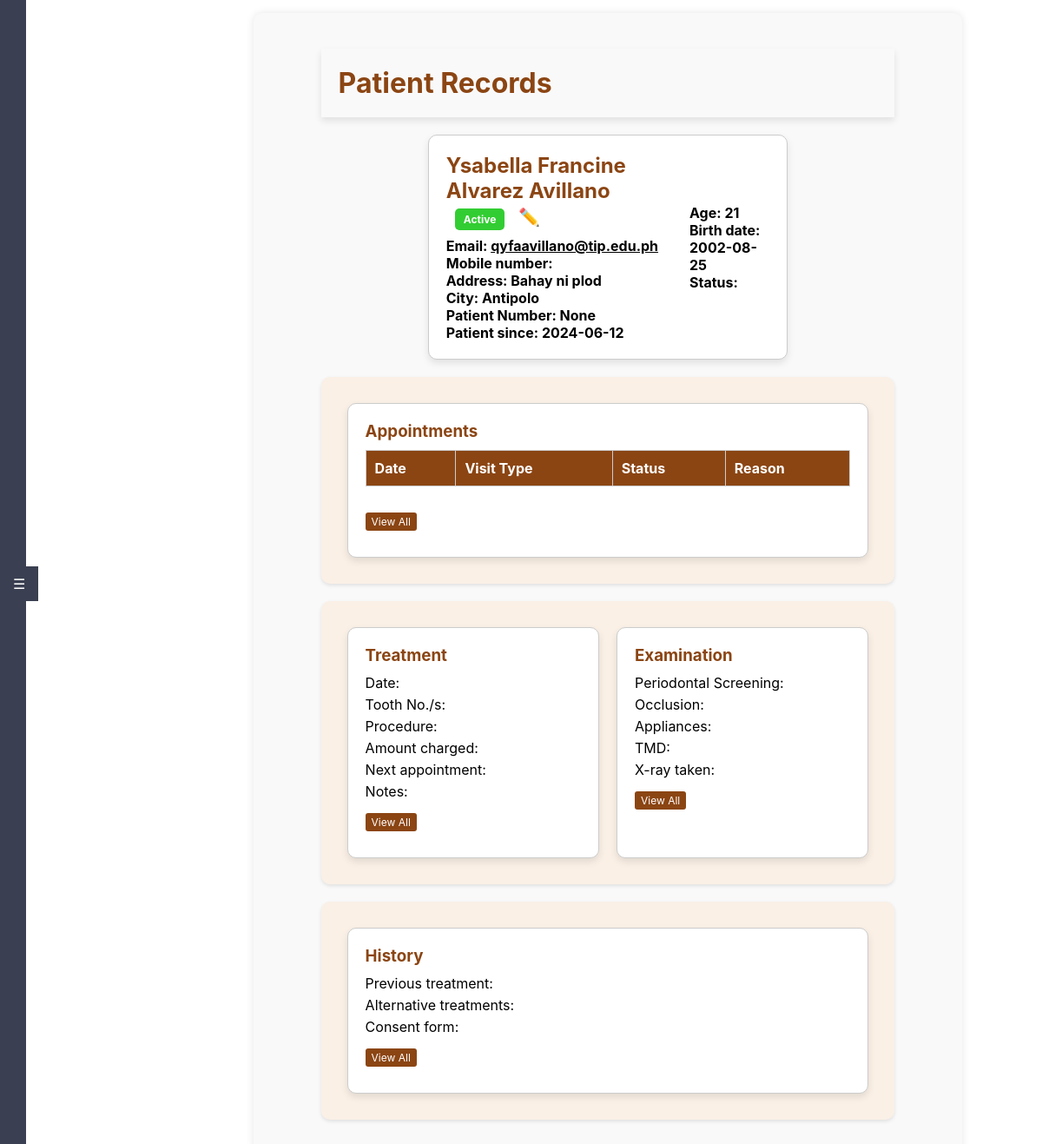
The page /overview/2 on the database its author committed.
### tables this page shows
CREATE TABLE "patients" (
	"patient_id"	INTEGER,
	"econtact_id"	INTEGER,
	"estatus_id"	INTEGER,
	"patient_number"	TEXT,
	"first_name"	TEXT NOT NULL,
	"middle_name"	TEXT,
	"last_name"	TEXT NOT NULL,
	"dob"	NUMERIC NOT NULL,
	"mobile_number"	INTEGER,
	"email"	TEXT,
	"address"	TEXT,
	"city"	TEXT,
	"next_appointment"	DATE,
	"last_appointment"	DATE,
	"register_date"	DATE,
	"medical_conditions"	TEXT,
	"current_medication"	TEXT,
	"sex"	TEXT,
	"marital_status"	TEXT,
	"occupation"	TEXT,
	"is_active"	BOOLEAN DEFAULT 1,
	FOREIGN KEY("econtact_id") REFERENCES "emergency_contacts"("econtact_id"),
	FOREIGN KEY("estatus_id") REFERENCES "employmentStatus"("estatus_id"),
	PRIMARY KEY("patient_id" AUTOINCREMENT)
);

### app.py (the view)
@app.route('/overview/<int:patient_id>')
def overview(patient_id):
    conn = get_db_connection()
    patient = conn.execute('SELECT * FROM patients WHERE patient_id = ?', (patient_id,)).fetchone()
    if patient is None:
        flash('Patient not found!', 'danger')
        return redirect(url_for('dashboard'))
    birth_date = datetime.strptime(patient['dob'], '%Y-%m-%d')
    today = datetime.today()
    age = today.year - birth_date.year - ((today.month, today.day) < (birth_date.month, birth_date.day))
    patient = dict(patient)
    patient['age'] = age
    appointments = conn.execute('SELECT * FROM appointments WHERE patient_id = ?', (patient_id,)).fetchall()
    treatment = conn.execute('SELECT * FROM treatments WHERE patient_id = ?', (patient_id,)).fetchone()
    examination = conn.execute('SELECT * FROM examinations WHERE patient_id = ?', (patient_id,)).fetchone()
    medical_history = conn.execute('SELECT * FROM medical_history WHERE patient_id = ?', (patient_id,)).fetchone()
    conn.close()
    return render_template('overview.html',
                           patient=patient,
                           appointments=appointments,
                           treatment=treatment or {},
                           examination=examination or {},
                           medical_history=medical_history or {})

### app.py (called while the page is built)
def get_db_connection():
    conn = sqlite3.connect(app.config['DATABASE'], timeout=30)
    conn.execute('PRAGMA journal_mode=WAL')
    conn.row_factory = sqlite3.Row
    return conn

### templates/overview.html (shortened to what this page needs)
<!DOCTYPE html>
<html lang="en">
<head>
    <link rel="stylesheet" href="{{ url_for('static', filename='styles.css') }}">
</head>
<body class="overview-page">
    <div class="sidebar-tab" id="toggleSidebar">☰</div>
    <div id="sidebar" class="sidebar">
        <ul>
            <li><a href="{{ url_for('dashboard') }}">Dashboard</a></li>
            <li><a href="{{ url_for('profile') }}">Profile</a></li>
            <li><a href="{{ url_for('users') }}">Users</a></li>
            <li><a href="{{ url_for('treatments') }}">Treatment</a></li>
            <li><a href="{{ url_for('maintenance') }}">Maintenance</a></li>
            <li><a href="{{ url_for('inventory') }}">Inventory</a></li>
            <li><a href="{{ url_for('reports') }}">Reports</a></li>
            <li><a href="{{ url_for('payments') }}">Payments</a></li>
            <br>
            <br>
            <br>
            <br>
            <br>
            <br>
            <li><a href="{{ url_for('help') }}">Help</a></li>
            <li><a href="{{ url_for('about') }}">About</a></li>
            <li><a href="{{ url_for('logout') }}">Logout</a></li>
        </ul>
    </div>
    <div class="main-content">
        <div class="container">
            <h1 class="header">Patient Records</h1>
            <div class="patient-info box">
                <div>
                    <h2>{{ patient.first_name }} {{ patient.middle_name }} {{ patient.last_name }}
                        <span class="status-badge">{{ 'Active' if patient.is_active else 'Inactive' }}</span>
                        <a href="#" class="edit-btn">✏️</a>
                    </h2>
                    <p>Email: <a href="mailto:{{ patient.email }}">{{ patient.email }}</a></p>
                    <p>Mobile number: <a href="tel:{{ patient.phone }}">{{ patient.phone }}</a></p>
                    <p>Address: {{ patient.address }}</p>
                    <p>City: <strong>{{ patient.city }}</strong></p>
                    <p>Patient Number: {{ patient.patient_number }}</p>
                    <p>Patient since: {{ patient.register_date }}</p>
                </div>
                <div>
                    <p>Age: {{ patient.age }}</p>
                    <p>Birth date: {{ patient.dob }}</p>
                    <p>Status: {{ patient.status }}</p>
                </div>
            </div>
            <div class="section">
                <div class="box">
                    <h3>Appointments</h3>
                    <table class="appointment-table">
                        <thead>
                            <tr>
                                <th>Date</th>
                                <th>Visit Type</th>
                                <th>Status</th>
                                <th>Reason</th>
                            </tr>
                        </thead>
                    </table>
                    <a href="#" class="view-all-btn">View All</a>
                </div>
            </div>
            <div class="section">
                <div class="box">
                    <h3>Treatment</h3>
                    <p>Date: {{ treatment.date }}</p>
                    <p>Tooth No./s: {{ treatment.tooth_numbers }}</p>
                    <p>Procedure: {{ treatment.procedure }}</p>
                    <p>Amount charged: {{ treatment.amount_charged }}</p>
                    <p>Next appointment: {{ treatment.next_appointment }}</p>
                    <p>Notes: {{ treatment.notes }}</p>
                    <a href="#" class="view-all-btn">View All</a>
                </div>
                <div class="box">
                    <h3>Examination</h3>
                    <p>Periodontal Screening: {{ examination.periodontal_screening }}</p>
                    <p>Occlusion: {{ examination.occlusion }}</p>
                    <p>Appliances: {{ examination.appliances }}</p>
                    <p>TMD: {{ examination.tmd }}</p>
                    <p>X-ray taken: {{ examination.xray }}</p>
                    <a href="{{ url_for('intraoral_exams', patient_id=patient.patient_id) }}" class="view-all-btn">View All</a>
                </div>
            </div>
            <div class="section">
                <div class="box">
                    <h3>History</h3>
                    <p>Previous treatment: {{ medical_history.previous_treatment }}</p>
                    <p>Alternative treatments: {{ medical_history.alternative_treatments }}</p>
                    <p>Consent form: {{ medical_history.consent_form }}</p>
                    <a href="#" class="view-all-btn">View All</a>
                </div>
            </div>
        </div>
    </div>
</body>
</html>

### rows shown on the page
patients: first_name "Ysabella Francine", middle_name "Alvarez", last_name "Avillano", is_active "Active", email "qyfaavillano@tip.edu.ph", address "Bahay ni plod", city "Antipolo", register_date "2024-06-12", dob "2002-08-25"

### other values the page prints
{{ patient.patient_number }} "None"
{{ patient.age }} "21"
